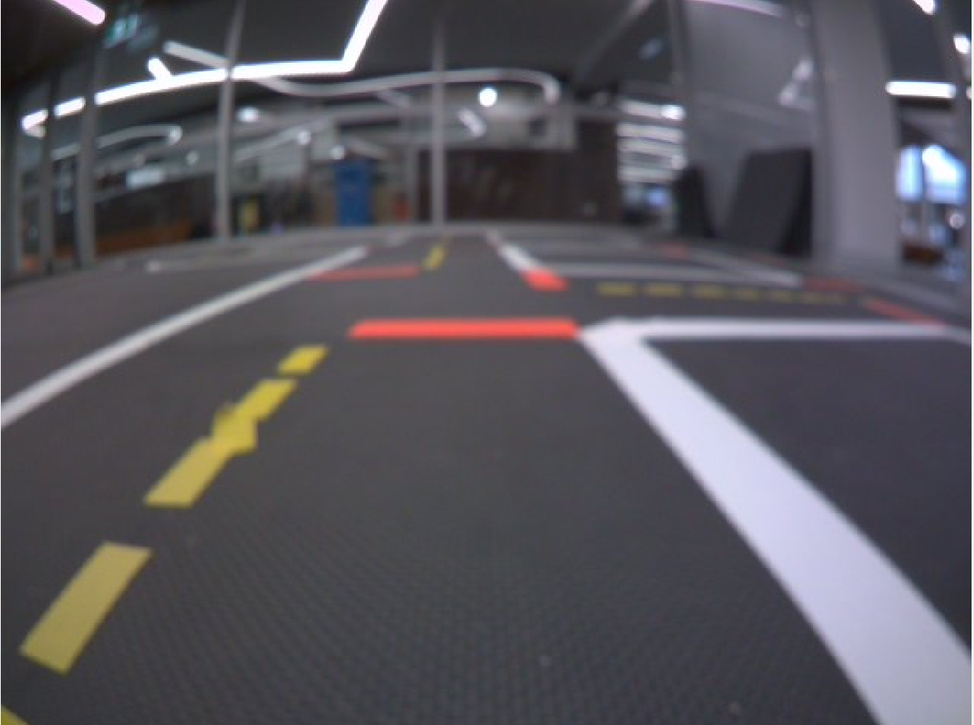
#> input picture packages/my_lane_detector/src/lane_image.png, 974 x 725 px, shrunk from 1195 x 889 before the run, found by its file name
$ python lane_image_hough.py
#> lines starting #> are read from the running program, lines starting #| are printed output that depends on the picture
import cv2 as cv
import matplotlib.pyplot as plt
import math

# Load your saved image
img = cv.imread('/data/lane_image.png')
#> img is the input picture: shape (725, 974, 3); mean B, G, R 93.2, 86.5, 88.7
gray = cv.cvtColor(img, cv.COLOR_BGR2GRAY)
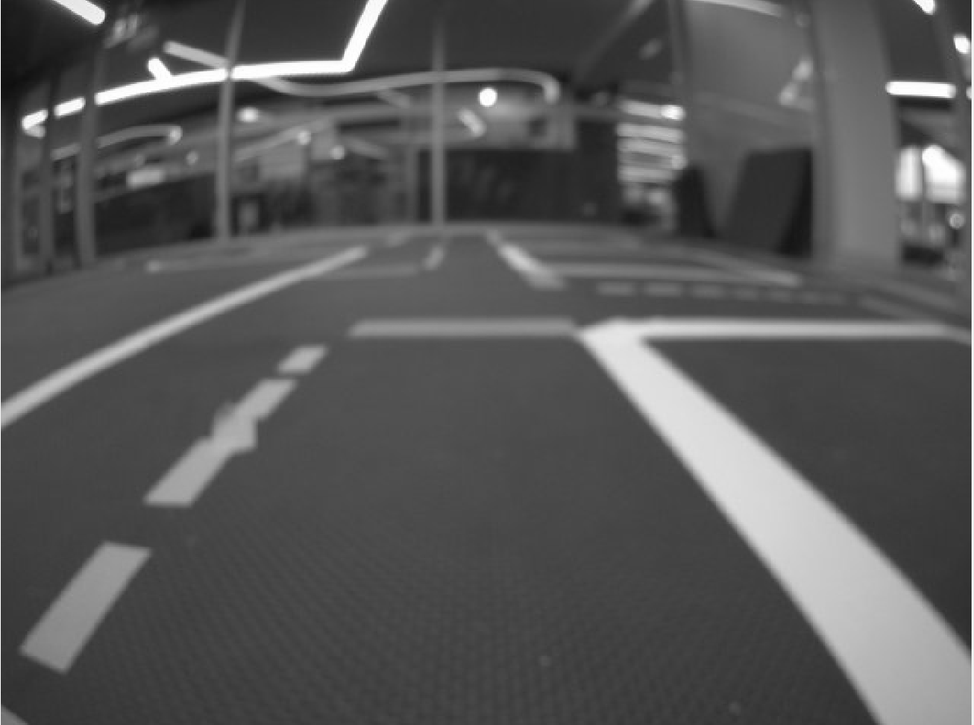
#> gray: shape (725, 974); min 5, max 255, mean 87.9

# Apply Canny edge detection
edges = cv.Canny(gray, 30, 150)
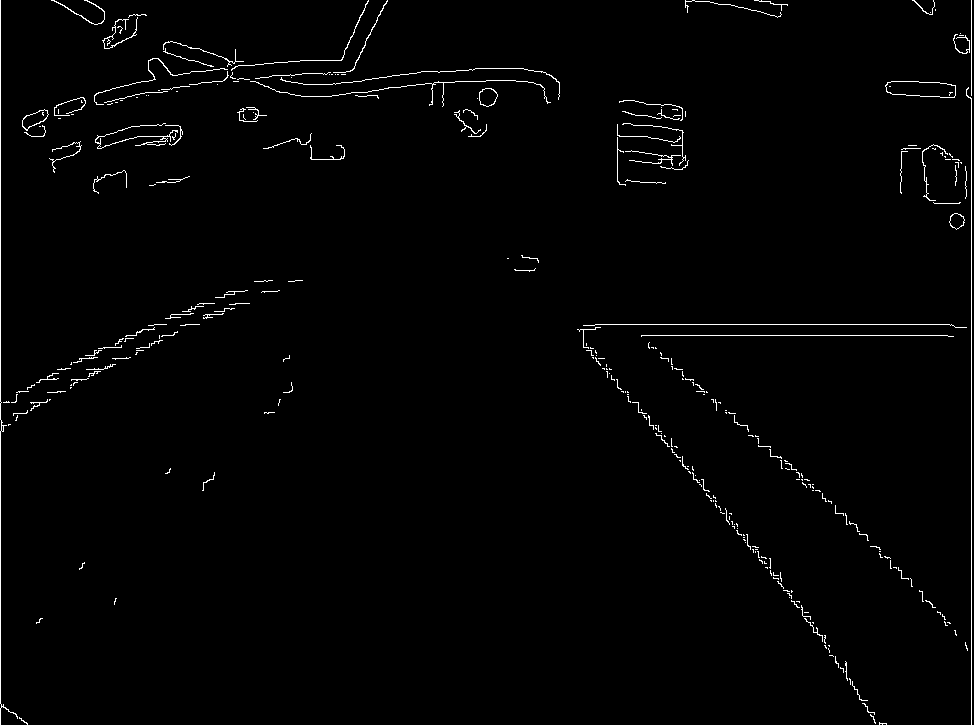
#> edges: shape (725, 974); 1.3% white in thin lines or dots

# Parameters to vary
min_lengths = [10, 50, 120]  # Change this list to experiment

plt.figure(figsize=(15, 5))

for i, min_len in enumerate(min_lengths):
    # Apply Hough Line Transform
    lines = cv.HoughLinesP(edges, 1, math.pi / 360, threshold=50,
                           minLineLength=min_len, maxLineGap=10)

    # Draw lines on a copy of original image
    line_img = img.copy()
    if lines is not None:
        for line in lines:
            x1, y1, x2, y2 = line[0]
            cv.line(line_img, (x1, y1), (x2, y2), (0, 255, 0), 2)

    # Display the result
    plt.subplot(1, 3, i + 1)
    plt.imshow(cv.cvtColor(line_img, cv.COLOR_BGR2RGB))
    plt.title(f"minLineLength={min_len}")
    plt.axis('off')

plt.suptitle("Hough Transform - Varying minLineLength")
plt.tight_layout()
plt.show()
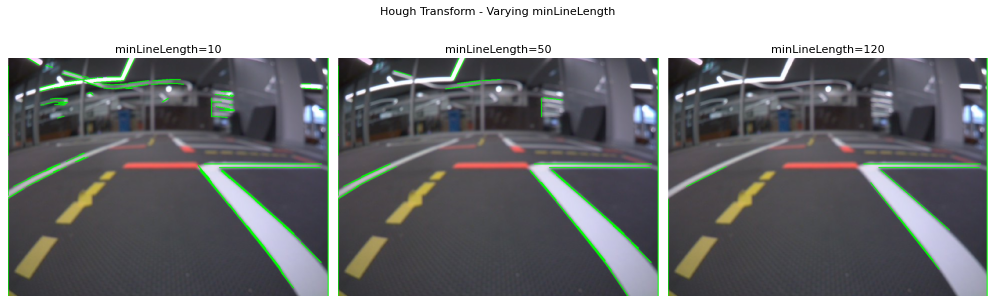
#> figure drawn by matplotlib, 3 panels
